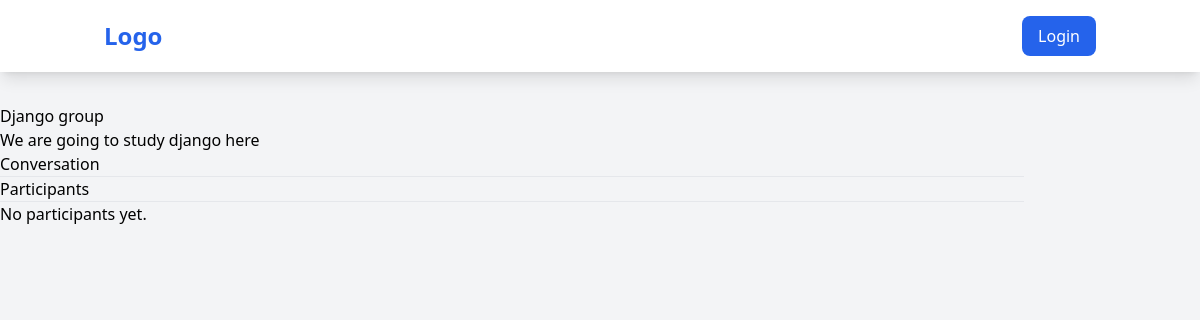
The page /room/28/ on the database as committed earlier.
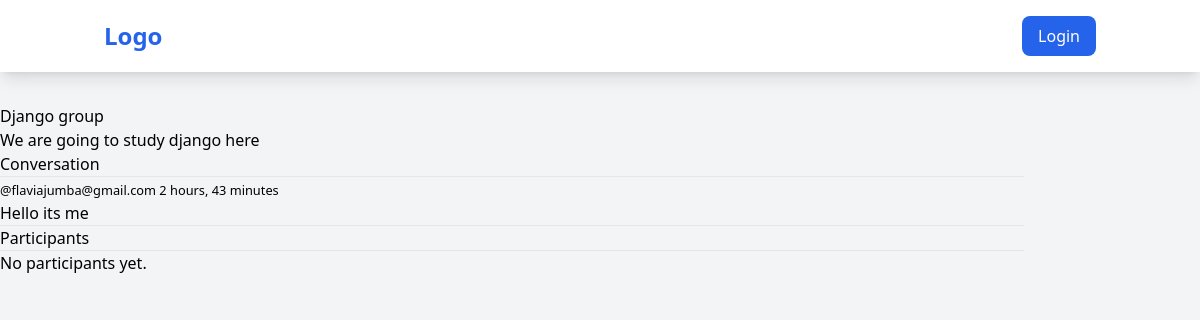
The same page on the database as committed later.
### baseapp/models.py (models this page shows, shortened)
class Message(models.Model):
    user = models.ForeignKey(User, on_delete=models.CASCADE)
    room = models.ForeignKey(Room, on_delete=models.CASCADE)
    body = models.TextField()
    updated = models.DateTimeField(auto_now=True)
    created = models.DateTimeField(auto_now_add=True)
    class Meta:
        ordering = ['created', '-updated']

### baseapp/views.py (the view, shortened to what this page needs)
# urls.py: path('room/<str:pk>/', views.room, name='room'),
def room(request, pk):
    room = Room.objects.get(id=pk)
    room_messages = room.message_set.all().order_by('-created')
    participants = room.participants.all()
    context = {'room': room, 'room_messages': room_messages, 'participants': participants}
    return render(request, 'baseapp/room.html', context)

### baseapp/templates/baseapp/room.html (shortened to what this page needs)
{% extends "main.html" %}
{% block content %}
<div class="room container">
    <h2>{{room.name}}</h2>
    <p>{{room.description}}</p>
    <div>
        <h3>Conversation</h3>
        <hr>
        {% for message in room_messages %}
            <div>
                <small>@{{message.user}} {{message.created|timesince}}</small>
                <p>{{message.body}}</p>
                <hr>
            </div>
        {% endfor %}
    </div>
    <div>
        <h3>Participants</h3>
        <hr>
        {% for participant in room.participants.all %}
            <div>
                <p>@{{ participant.username }}</p>
            </div>
        {% empty %}
            <p>No participants yet.</p>
        {% endfor %}
    </div>
</div>
{% endblock %}

Rows that differ between the two databases and show on the page:
added Message: user "flaviajumba@gmail.com", created "2 hours, 43 minutes", body "Hello its me"
